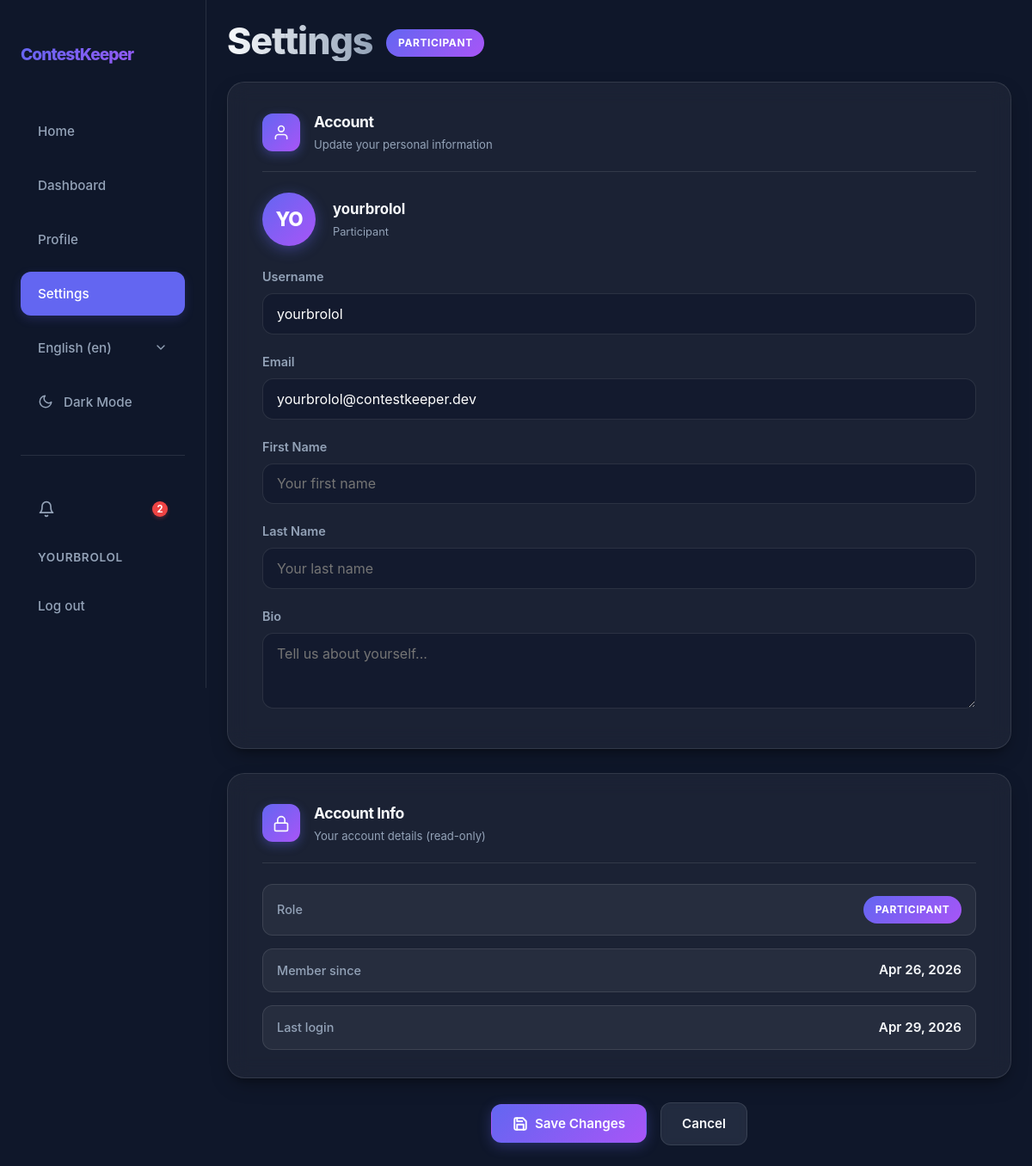
The page /en/settings/ (signed in) on the database as committed earlier.
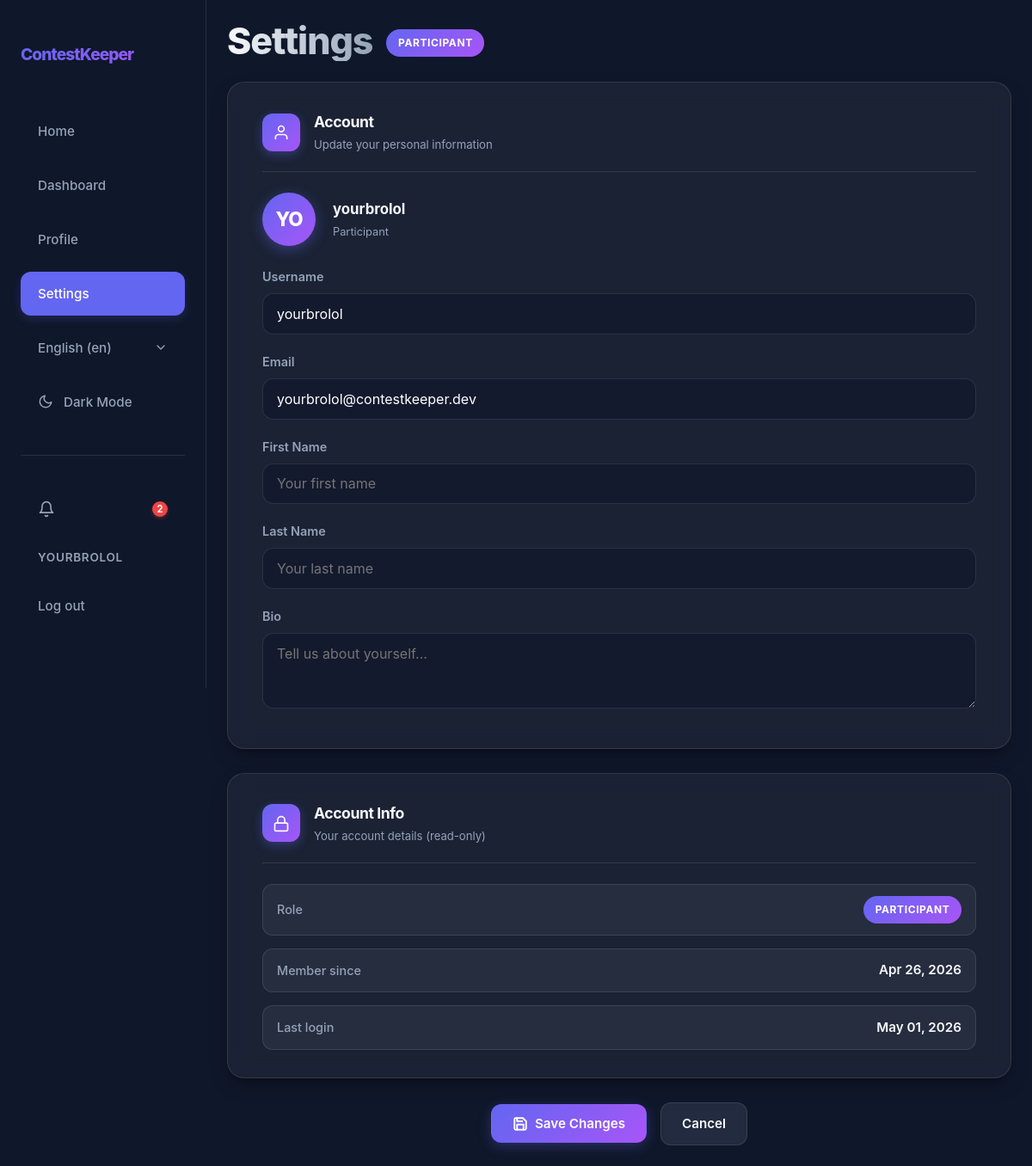
The same page on the database as committed later.
### app/models.py (models this page shows, shortened)
class User(AbstractUser):
    class Role(models.TextChoices):
        ORGANIZER = "ORGANIZER", _("Organizer")
        JURY = "JURY", _("Jury")
        PARTICIPANT = "PARTICIPANT", _("Participant")
    username = models.CharField(max_length=20, unique=True)
    bio = models.CharField(max_length=200, blank=True)
    role = models.CharField(choices=Role.choices, default=Role.PARTICIPANT)

### app/views/views_general.py (the view, shortened to what this page needs)
# urls.py: path("settings/", views.SettingsView.as_view(), name="settings"),
class SettingsView(RedirectToRegisterMixin, View):
    def get(self, request):
        form = UserSettingsForm(instance=request.user)
        return render(request, "app/core/settings.html", {
            "form": form,
            "saved": request.GET.get("saved") == "1",
        })

### app/forms.py
class UserSettingsForm(forms.ModelForm):
    class Meta:
        model = User
        fields = ("username", "email", "first_name", "last_name", "bio")
        widgets = {
            "username": forms.TextInput(attrs={"class": "form-input", "placeholder": "Your username"}),
            "email": forms.EmailInput(attrs={"class": "form-input", "placeholder": "Your email address"}),
            "first_name": forms.TextInput(attrs={"class": "form-input", "placeholder": "Your first name"}),
            "last_name": forms.TextInput(attrs={"class": "form-input", "placeholder": "Your last name"}),
            "bio": forms.Textarea(attrs={"class": "form-input", "rows": 3, "placeholder": "Tell us about yourself..."}),
        }

### app/context_processors.py (called while the page is built)
def notification_count(request):
    if request.user.is_authenticated:
        return {
            'unread_notification_count': request.user.notifications.filter(is_read=False).count()
        }
    return {'unread_notification_count': 0}

### app/templates/app/core/settings.html (shortened to what the changed rows need)
{% extends 'app/core/base.html' %}
{% load static i18n %}
{% block extra_css %}
<link rel="stylesheet" href="{% static 'css/core/settings.css' %}">
{% endblock %}
{% block main_class %}page-narrow{% endblock %}
{% block content %}
        <header class="dashboard-header">
            <div class="header-left header-left--row">
                <h1 id="h1">{% trans "Settings" %}</h1>
                <span class="role-badge">{{ user.get_role_display }}</span>
            </div>
        </header>
        <form method="post" class="settings-layout" novalidate>
            <section class="settings-card">
                <div class="settings-card__header">
                    <div>
                        <h2 class="settings-card__title">{% trans "Account" %}</h2>
                    </div>
                </div>
                <div class="settings-avatar div-001">
                    <div class="settings-avatar__circle">
                        {{ user.username|slice:":2"|upper }}
                    </div>
                    <div class="settings-avatar__info">
                        <span class="settings-avatar__name">{{ user.username }}</span>
                        <span class="settings-avatar__role">{{ user.get_role_display }}</span>
                    </div>
                </div>
                <div class="settings-fields">
                    <div class="form-group">
                        <label class="form-label" for="{{ form.username.id_for_label }}">{% trans "Username" %}</label>
                        {{ form.username }}
                    </div>
                    <div class="form-group">
                        <label class="form-label" for="{{ form.email.id_for_label }}">{% trans "Email" %}</label>
                        {{ form.email }}
                    </div>
                    <div class="form-group">
                        <label class="form-label" for="{{ form.first_name.id_for_label }}">{% trans "First Name" %}</label>
                        {{ form.first_name }}
                    </div>
                    <div class="form-group">
                        <label class="form-label" for="{{ form.last_name.id_for_label }}">{% trans "Last Name" %}</label>
                        {{ form.last_name }}
                    </div>
                    <div class="form-group">
                        <label class="form-label" for="{{ form.bio.id_for_label }}">{% trans "Bio" %}</label>
                        {{ form.bio }}
                    </div>
                </div>
            </section>
            <section class="settings-card">
                <div class="settings-card__header">
                    <div>
                        <h2 class="settings-card__title">{% trans "Account Info" %}</h2>
                    </div>
                </div>
                <div class="settings-info-grid">
                    <div class="settings-info-item">
                        <span class="settings-info-item__value">
                            <span class="role-badge">{{ user.get_role_display }}</span>
                        </span>
                    </div>
                    <div class="settings-info-item">
                        <span class="settings-info-item__label">{% trans "Member since" %}</span>
                        <span class="settings-info-item__value">{{ user.date_joined|date:"M d, Y" }}</span>
                    </div>
                    <div class="settings-info-item">
                        <span class="settings-info-item__label">{% trans "Last login" %}</span>
                        <span class="settings-info-item__value">{{ user.last_login|date:"M d, Y" }}</span>
                    </div>
                </div>
            </section>
        </form>
{% endblock %}

### app/templates/app/core/nav.html (shortened to what this page needs)
{% load static i18n %}
<nav id="nav">
    <div class="nav-container">
        <a href="{% url 'home' %}" class="nav-logo">ContestKeeper</a>
        <div class="nav-links">
            <button data-url="{% url 'home' %}" class="nav-link" id="homeBtn">{% trans "Home" %}</button>
            <button data-url="{% url 'dashboard' %}" class="nav-link" id="dashboardBtn">{% trans "Dashboard" %}</button>
            <button data-url="{% url 'profile' %}" class="nav-link" id="profileBtn">{% trans "Profile" %}</button>
            <button data-url="{% url 'settings' %}" class="nav-link" id="settingsBtn">{% trans "Settings" %}</button>
            <div class="nav-lang-switcher">
                <form action="{% url 'set_language' %}" method="post" class="form-001">
                    <select name="language" onchange="this.form.submit()" class="nav-lang-select" aria-label="{% trans 'Select language' %}">
                        {% get_current_language as LANGUAGE_CODE %}
                        {% get_available_languages as LANGUAGES %}
                        {% get_language_info_list for LANGUAGES as languages %}
                        {% for language in languages %}
                            <option value="{{ language.code }}"{% if language.code == LANGUAGE_CODE %} selected{% endif %}>
                                {{ language.name_local }} ({{ language.code }})
                            </option>
                        {% endfor %}
                    </select>
                </form>
            </div>
            <button id="themeToggle" class="nav-link" aria-label="{% trans 'Toggle theme' %}">
                <svg id="themeIcon" width="18" height="18" viewBox="0 0 24 24" fill="none" stroke="currentColor" stroke-width="2" stroke-linecap="round" stroke-linejoin="round" class="svg-001">
                    <path d="M21 12.79A9 9 0 1 1 11.21 3 7 7 0 0 0 21 12.79z"></path>
                </svg>
                <span id="themeText">{% if request.COOKIES.theme == 'light' %}{% trans "Light Mode" %}{% else %}{% trans "Dark Mode" %}{% endif %}</span>
            </button>
            <hr class="nav-auth-divider">
            {% if user.is_authenticated %}
            <button data-url="{% url 'notification_list' %}" class="nav-link notification-btn" id="notificationsBtn" aria-label="{% trans 'Notifications' %}">
                <svg width="20" height="20" viewBox="0 0 24 24" fill="none" stroke="currentColor" stroke-width="2" stroke-linecap="round" stroke-linejoin="round">
                    <path d="M18 8A6 6 0 0 0 6 8c0 7-3 9-3 9h18s-3-2-3-9"></path>
                    <path d="M13.73 21a2 2 0 0 1-3.46 0"></path>
                </svg>
                {% if unread_notification_count %}
                <span class="notification-badge">{{ unread_notification_count }}</span>
                {% endif %}
            </button>
            <span class="nav-user">{{ user.username }}</span>
            <form method="post" action="{% url 'logout' %}" class="nav-logout-form">
                <button type="submit" class="nav-link">{% trans "Log out" %}</button>
            </form>
            {% else %}
            <a href="{% url 'register' %}" class="nav-link">{% trans "Register" %}</a>
            <a href="{% url 'login' %}" class="nav-link">{% trans "Log in" %}</a>
            {% endif %}
        </div>
    </div>
</nav>

Rows that differ between the two databases and show on the page:
changed User "YO": last_login "Apr 29, 2026" → "May 01, 2026"
